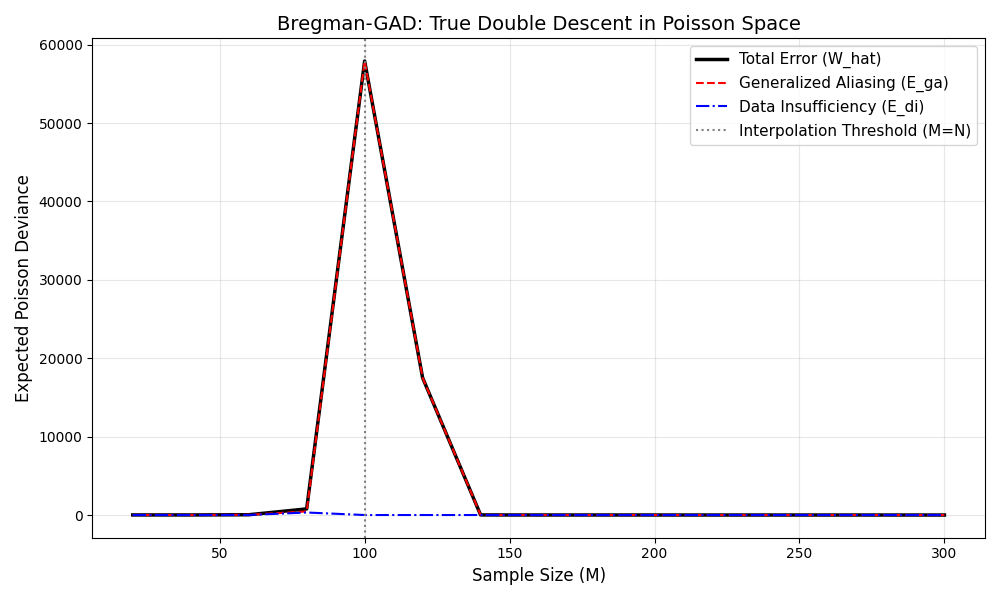

The Python source for this figure:
import torch
import torch.nn.functional as F
import matplotlib.pyplot as plt
import math

# CRITICAL FIX 1: Enforce strict 64-bit precision globally
torch.set_default_dtype(torch.float64)
torch.manual_seed(42)

# ==========================================
# 1. Setup the Ground Truth "Universe"
# ==========================================
N = 100           # Number of parameters (capacity)
M_test = 20000    # Massive test set for population expectations

# Initialize true weights
W_star = torch.randn(N, 1) / math.sqrt(N)
X_test = torch.randn(M_test, N)

# CRITICAL FIX 2: Bounded Exponential Activation
def safe_exp(X, W):
    # Clamp logits between -20 and 20. 
    # exp(20) is ~4.8e8, well within float64 bounds, preventing overflow cascades.
    logits = torch.clamp(X @ W, min=-20.0, max=20.0)
    return torch.exp(logits)

# True population rates
lambda_star = safe_exp(X_test, W_star)

# Sweep sample sizes spanning the N=100 threshold
M_values = list(range(20, 320, 20))

E_ga_list, E_di_list, Total_Dev_list = [], [], []

print(f"{'M (Samples)':<12} | {'E_ga (Aliasing)':<15} | {'E_di (Data Insuff.)':<20} | {'Total Deviance':<15}")
print("-" * 68)

# Poisson Deviance (Bregman Divergence)
def poisson_deviance(y_true, y_pred):
    eps = 1e-9 # Stricter epsilon for float64
    y_pred = y_pred.clamp(min=eps)
    y_true = y_true.clamp(min=eps)
    return (y_true * torch.log(y_true / y_pred) - (y_true - y_pred)).mean()

for M in M_values:
    # ==========================================
    # 2. The Finite Sample & Algorithmic Reality
    # ==========================================
    X_train = torch.randn(M, N)
    
    # Generate labels using heteroscedastic Poisson stochastic sampling
    lambda_train = safe_exp(X_train, W_star)
    y_train = torch.poisson(lambda_train) 
    
    # STAGE 1: The Algorithmic Reality (W_hat)
    W_hat = torch.zeros(N, 1, requires_grad=True)
    # Reduced learning rate and increased max_iter for stable convergence
    opt_hat = torch.optim.LBFGS([W_hat], lr=0.1, max_iter=200, line_search_fn="strong_wolfe")
    
    def closure_hat():
        opt_hat.zero_grad()
        logits = torch.clamp(X_train @ W_hat, min=-20.0, max=20.0)
        loss = F.poisson_nll_loss(logits, y_train, log_input=True)
        # 1e-3 L2 penalty bounds the explosive singularity at M=100
        total_loss = loss + 1e-3 * torch.sum(W_hat ** 2) 
        total_loss.backward()
        
        # CRITICAL FIX 3: Gradient Clipping
        torch.nn.utils.clip_grad_norm_([W_hat], max_norm=10.0)
        return total_loss
        
    opt_hat.step(closure_hat)
    W_hat_det = W_hat.detach()
    
    # ==========================================
    # STAGE 2: The Non-Linear Bregman Projection (W_alias)
    # ==========================================
    X_pinv = torch.linalg.pinv(X_train)
    P_data = X_pinv @ X_train
    P_null = torch.eye(N) - P_data
    
    v = W_star.clone().requires_grad_(True)
    opt_alias = torch.optim.LBFGS([v], lr=0.1, max_iter=200, line_search_fn="strong_wolfe")
    
    def closure_alias():
        opt_alias.zero_grad()
        W_alias_curr = W_hat_det + (P_null @ v)
        lambda_alias_curr = safe_exp(X_test, W_alias_curr)
        loss = poisson_deviance(lambda_star, lambda_alias_curr)
        loss.backward()
        
        # Gradient Clipping for the projection optimization
        torch.nn.utils.clip_grad_norm_([v], max_norm=10.0)
        return loss
        
    opt_alias.step(closure_alias)
    W_alias_det = W_hat_det + (P_null @ v.detach())
    
    # ==========================================
    # 3. Measure Bregman-GAD Errors
    # ==========================================
    lambda_hat = safe_exp(X_test, W_hat_det)
    lambda_alias = safe_exp(X_test, W_alias_det)
    
    E_ga = poisson_deviance(lambda_star, lambda_alias).item()
    E_di = poisson_deviance(lambda_alias, lambda_hat).item()
    Total_Dev = poisson_deviance(lambda_star, lambda_hat).item()
    
    E_ga_list.append(E_ga)
    E_di_list.append(E_di)
    Total_Dev_list.append(Total_Dev)
    
    print(f"{M:<12} | {E_ga:<15.4f} | {E_di:<20.4f} | {Total_Dev:<15.4f}")

# ==========================================
# 4. Plot the Results
# ==========================================
plt.figure(figsize=(10, 6))
plt.plot(M_values, Total_Dev_list, label="Total Error (W_hat)", color="black", linewidth=2.5)
plt.plot(M_values, E_ga_list, label="Generalized Aliasing (E_ga)", color="red", linestyle="--")
plt.plot(M_values, E_di_list, label="Data Insufficiency (E_di)", color="blue", linestyle="-.")
plt.axvline(x=N, color="gray", linestyle=":", label="Interpolation Threshold (M=N)")

plt.title("Bregman-GAD: True Double Descent in Poisson Space", fontsize=14)
plt.xlabel("Sample Size (M)", fontsize=12)
plt.ylabel("Expected Poisson Deviance", fontsize=12)
plt.legend(fontsize=11)
plt.grid(alpha=0.3)
plt.tight_layout()
plt.savefig("poisson_regression.png")
